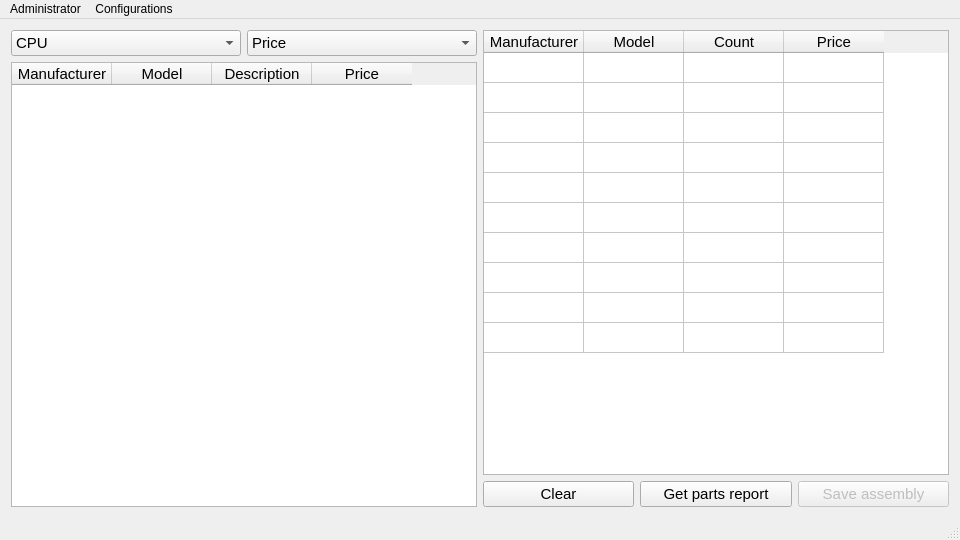
<?xml version="1.0" encoding="UTF-8"?>
<ui version="4.0">
 <class>MainWindow</class>
 <widget class="QMainWindow" name="MainWindow">
  <property name="geometry">
   <rect>
    <x>0</x>
    <y>0</y>
    <width>960</width>
    <height>540</height>
   </rect>
  </property>
  <property name="windowTitle">
   <string>Assembling</string>
  </property>
  <widget class="QWidget" name="NewWindow">
   <property name="enabled">
    <bool>true</bool>
   </property>
   <property name="sizePolicy">
    <sizepolicy hsizetype="MinimumExpanding" vsizetype="MinimumExpanding">
     <horstretch>0</horstretch>
     <verstretch>0</verstretch>
    </sizepolicy>
   </property>
   <property name="font">
    <font>
     <family>Cantarell</family>
     <pointsize>11</pointsize>
    </font>
   </property>
   <layout class="QHBoxLayout" name="horizontalLayout_3">
    <item>
     <layout class="QHBoxLayout" name="horizontalLayout_2">
      <item>
       <layout class="QVBoxLayout" name="verticalLayout_2">
        <item>
         <layout class="QHBoxLayout" name="characteristics">
          <item>
           <widget class="QComboBox" name="partsCmbBox">
            <property name="font">
             <font>
              <family>Cantarell</family>
              <pointsize>11</pointsize>
             </font>
            </property>
            <property name="editable">
             <bool>false</bool>
            </property>
            <property name="currentText">
             <string>CPU</string>
            </property>
            <property name="duplicatesEnabled">
             <bool>false</bool>
            </property>
            <property name="frame">
             <bool>true</bool>
            </property>
            <item>
             <property name="text">
              <string>CPU</string>
             </property>
            </item>
            <item>
             <property name="text">
              <string>Motherboard</string>
             </property>
            </item>
            <item>
             <property name="text">
              <string>RAM</string>
             </property>
            </item>
            <item>
             <property name="text">
              <string>Videocard</string>
             </property>
            </item>
            <item>
             <property name="text">
              <string>Power supply</string>
             </property>
            </item>
            <item>
             <property name="text">
              <string>Storage device</string>
             </property>
            </item>
            <item>
             <property name="text">
              <string>Peripheral</string>
             </property>
            </item>
            <item>
             <property name="text">
              <string>Case</string>
             </property>
            </item>
            <item>
             <property name="text">
              <string>Cooler</string>
             </property>
            </item>
           </widget>
          </item>
          <item>
           <widget class="QComboBox" name="sortCmbBox">
            <property name="font">
             <font>
              <family>Cantarell</family>
              <pointsize>11</pointsize>
             </font>
            </property>
            <property name="editable">
             <bool>false</bool>
            </property>
            <property name="currentText">
             <string>Price</string>
            </property>
            <item>
             <property name="text">
              <string>Price</string>
             </property>
            </item>
            <item>
             <property name="text">
              <string>Power</string>
             </property>
            </item>
            <item>
             <property name="text">
              <string>Manufacturer</string>
             </property>
            </item>
           </widget>
          </item>
         </layout>
        </item>
        <item>
         <widget class="QTableWidget" name="catalogTable">
          <property name="editTriggers">
           <set>QAbstractItemView::DoubleClicked</set>
          </property>
          <property name="showDropIndicator" stdset="0">
           <bool>false</bool>
          </property>
          <property name="dragDropOverwriteMode">
           <bool>false</bool>
          </property>
          <property name="selectionMode">
           <enum>QAbstractItemView::SingleSelection</enum>
          </property>
          <property name="selectionBehavior">
           <enum>QAbstractItemView::SelectRows</enum>
          </property>
          <property name="verticalScrollMode">
           <enum>QAbstractItemView::ScrollPerPixel</enum>
          </property>
          <attribute name="horizontalHeaderHighlightSections">
           <bool>false</bool>
          </attribute>
          <attribute name="horizontalHeaderShowSortIndicator" stdset="0">
           <bool>true</bool>
          </attribute>
          <attribute name="verticalHeaderVisible">
           <bool>false</bool>
          </attribute>
          <attribute name="verticalHeaderHighlightSections">
           <bool>false</bool>
          </attribute>
          <column>
           <property name="text">
            <string>Manufacturer</string>
           </property>
          </column>
          <column>
           <property name="text">
            <string>Model</string>
           </property>
          </column>
          <column>
           <property name="text">
            <string>Description</string>
           </property>
          </column>
          <column>
           <property name="text">
            <string>Price</string>
           </property>
          </column>
         </widget>
        </item>
       </layout>
      </item>
      <item>
       <layout class="QVBoxLayout" name="verticalLayout">
        <item>
         <widget class="QTableWidget" name="assembleTable">
          <property name="editTriggers">
           <set>QAbstractItemView::DoubleClicked</set>
          </property>
          <property name="showDropIndicator" stdset="0">
           <bool>false</bool>
          </property>
          <property name="dragDropOverwriteMode">
           <bool>false</bool>
          </property>
          <property name="selectionMode">
           <enum>QAbstractItemView::SingleSelection</enum>
          </property>
          <property name="selectionBehavior">
           <enum>QAbstractItemView::SelectRows</enum>
          </property>
          <attribute name="horizontalHeaderHighlightSections">
           <bool>false</bool>
          </attribute>
          <attribute name="verticalHeaderVisible">
           <bool>false</bool>
          </attribute>
          <attribute name="verticalHeaderHighlightSections">
           <bool>true</bool>
          </attribute>
          <row>
           <property name="text">
            <string>CPU</string>
           </property>
          </row>
          <row>
           <property name="text">
            <string>Motherboard</string>
           </property>
          </row>
          <row>
           <property name="text">
            <string>RAM</string>
           </property>
          </row>
          <row>
           <property name="text">
            <string>Videocard</string>
           </property>
          </row>
          <row>
           <property name="text">
            <string>Power supply</string>
           </property>
          </row>
          <row>
           <property name="text">
            <string>Storage device</string>
           </property>
          </row>
          <row>
           <property name="text">
            <string>Peripheral</string>
           </property>
          </row>
          <row>
           <property name="text">
            <string>Case</string>
           </property>
          </row>
          <row>
           <property name="text">
            <string>Cooler</string>
           </property>
          </row>
          <row>
           <property name="text">
            <string>Total price</string>
           </property>
          </row>
          <column>
           <property name="text">
            <string>Manufacturer</string>
           </property>
          </column>
          <column>
           <property name="text">
            <string>Model</string>
           </property>
          </column>
          <column>
           <property name="text">
            <string>Count</string>
           </property>
          </column>
          <column>
           <property name="text">
            <string>Price</string>
           </property>
          </column>
          <item row="0" column="0">
           <property name="flags">
            <set>ItemIsEnabled</set>
           </property>
          </item>
          <item row="0" column="1">
           <property name="flags">
            <set>ItemIsEnabled</set>
           </property>
          </item>
          <item row="0" column="2">
           <property name="flags">
            <set>ItemIsEnabled</set>
           </property>
          </item>
          <item row="0" column="3">
           <property name="flags">
            <set>ItemIsEnabled</set>
           </property>
          </item>
          <item row="1" column="0">
           <property name="text">
            <string/>
           </property>
           <property name="flags">
            <set>ItemIsEnabled</set>
           </property>
          </item>
          <item row="1" column="1">
           <property name="flags">
            <set>ItemIsEnabled</set>
           </property>
          </item>
          <item row="1" column="2">
           <property name="flags">
            <set>ItemIsEnabled</set>
           </property>
          </item>
          <item row="1" column="3">
           <property name="flags">
            <set>ItemIsEnabled</set>
           </property>
          </item>
          <item row="2" column="0">
           <property name="flags">
            <set>ItemIsEnabled</set>
           </property>
          </item>
          <item row="2" column="1">
           <property name="flags">
            <set>ItemIsEnabled</set>
           </property>
          </item>
          <item row="2" column="2">
           <property name="flags">
            <set>ItemIsEnabled</set>
           </property>
          </item>
          <item row="2" column="3">
           <property name="flags">
            <set>ItemIsEnabled</set>
           </property>
          </item>
          <item row="3" column="0">
           <property name="flags">
            <set>ItemIsEnabled</set>
           </property>
          </item>
          <item row="3" column="1">
           <property name="flags">
            <set>ItemIsEnabled</set>
           </property>
          </item>
          <item row="3" column="2">
           <property name="flags">
            <set>ItemIsEnabled</set>
           </property>
          </item>
          <item row="3" column="3">
           <property name="flags">
            <set>ItemIsEnabled</set>
           </property>
          </item>
          <item row="4" column="0">
           <property name="flags">
            <set>ItemIsEnabled</set>
           </property>
          </item>
          <item row="4" column="1">
           <property name="flags">
            <set>ItemIsEnabled</set>
           </property>
          </item>
          <item row="4" column="2">
           <property name="flags">
            <set>ItemIsEnabled</set>
           </property>
          </item>
          <item row="4" column="3">
           <property name="flags">
            <set>ItemIsEnabled</set>
           </property>
          </item>
          <item row="5" column="0">
           <property name="flags">
            <set>ItemIsEnabled</set>
           </property>
          </item>
          <item row="5" column="1">
           <property name="flags">
            <set>ItemIsEnabled</set>
           </property>
          </item>
          <item row="5" column="2">
           <property name="flags">
            <set>ItemIsEnabled</set>
           </property>
          </item>
          <item row="5" column="3">
           <property name="flags">
            <set>ItemIsEnabled</set>
           </property>
          </item>
          <item row="6" column="0">
           <property name="flags">
            <set>ItemIsEnabled</set>
           </property>
          </item>
          <item row="6" column="1">
           <property name="flags">
            <set>ItemIsEnabled</set>
           </property>
          </item>
          <item row="6" column="2">
           <property name="flags">
            <set>ItemIsEnabled</set>
           </property>
          </item>
          <item row="6" column="3">
           <property name="flags">
            <set>ItemIsEnabled</set>
           </property>
          </item>
          <item row="7" column="0">
           <property name="flags">
            <set>ItemIsEnabled</set>
           </property>
          </item>
          <item row="7" column="1">
           <property name="flags">
            <set>ItemIsUserCheckable|ItemIsEnabled</set>
           </property>
          </item>
          <item row="7" column="2">
           <property name="flags">
            <set>ItemIsEnabled</set>
           </property>
          </item>
          <item row="7" column="3">
           <property name="flags">
            <set>ItemIsEnabled</set>
           </property>
          </item>
          <item row="8" column="0">
           <property name="flags">
            <set>ItemIsEnabled</set>
           </property>
          </item>
          <item row="8" column="1">
           <property name="flags">
            <set>ItemIsEnabled</set>
           </property>
          </item>
          <item row="8" column="2">
           <property name="flags">
            <set>ItemIsEnabled</set>
           </property>
          </item>
          <item row="8" column="3">
           <property name="flags">
            <set>ItemIsEnabled</set>
           </property>
          </item>
          <item row="9" column="0">
           <property name="flags">
            <set>NoItemFlags</set>
           </property>
          </item>
          <item row="9" column="1">
           <property name="flags">
            <set>NoItemFlags</set>
           </property>
          </item>
          <item row="9" column="2">
           <property name="flags">
            <set>NoItemFlags</set>
           </property>
          </item>
          <item row="9" column="3">
           <property name="flags">
            <set>NoItemFlags</set>
           </property>
          </item>
         </widget>
        </item>
        <item>
         <layout class="QHBoxLayout" name="horizontalLayout">
          <item>
           <widget class="QPushButton" name="clearButton">
            <property name="font">
             <font>
              <family>Cantarell</family>
             </font>
            </property>
            <property name="text">
             <string>Clear</string>
            </property>
           </widget>
          </item>
          <item>
           <widget class="QPushButton" name="reportButton">
            <property name="text">
             <string>Get parts report</string>
            </property>
           </widget>
          </item>
          <item>
           <widget class="QPushButton" name="saveButton">
            <property name="enabled">
             <bool>false</bool>
            </property>
            <property name="font">
             <font>
              <family>Cantarell</family>
             </font>
            </property>
            <property name="text">
             <string>Save assembly</string>
            </property>
           </widget>
          </item>
         </layout>
        </item>
       </layout>
      </item>
     </layout>
    </item>
   </layout>
  </widget>
  <widget class="QStatusBar" name="statusBar"/>
  <widget class="QMenuBar" name="menuBar">
   <property name="geometry">
    <rect>
     <x>0</x>
     <y>0</y>
     <width>960</width>
     <height>21</height>
    </rect>
   </property>
   <widget class="QMenu" name="administratorMenu">
    <property name="title">
     <string>Administrator</string>
    </property>
    <addaction name="separator"/>
    <addaction name="authorizationAction"/>
    <addaction name="editAction"/>
   </widget>
   <widget class="QMenu" name="configurationsMenu">
    <property name="title">
     <string>Configurations</string>
    </property>
    <addaction name="separator"/>
    <addaction name="savedConfigurationsAction"/>
    <addaction name="generateConfigurationAction"/>
   </widget>
   <addaction name="administratorMenu"/>
   <addaction name="configurationsMenu"/>
  </widget>
  <action name="editAction">
   <property name="text">
    <string>Edit components</string>
   </property>
  </action>
  <action name="authorizationAction">
   <property name="text">
    <string>Authorization</string>
   </property>
  </action>
  <action name="savedConfigurationsAction">
   <property name="enabled">
    <bool>true</bool>
   </property>
   <property name="text">
    <string>Saved configurations</string>
   </property>
   <property name="visible">
    <bool>true</bool>
   </property>
  </action>
  <action name="actionGenerate">
   <property name="text">
    <string>Generate</string>
   </property>
  </action>
  <action name="generateConfigurationAction">
   <property name="enabled">
    <bool>true</bool>
   </property>
   <property name="text">
    <string>Generate configuration</string>
   </property>
   <property name="visible">
    <bool>true</bool>
   </property>
  </action>
 </widget>
 <layoutdefault spacing="6" margin="11"/>
 <resources/>
 <connections/>
</ui>
